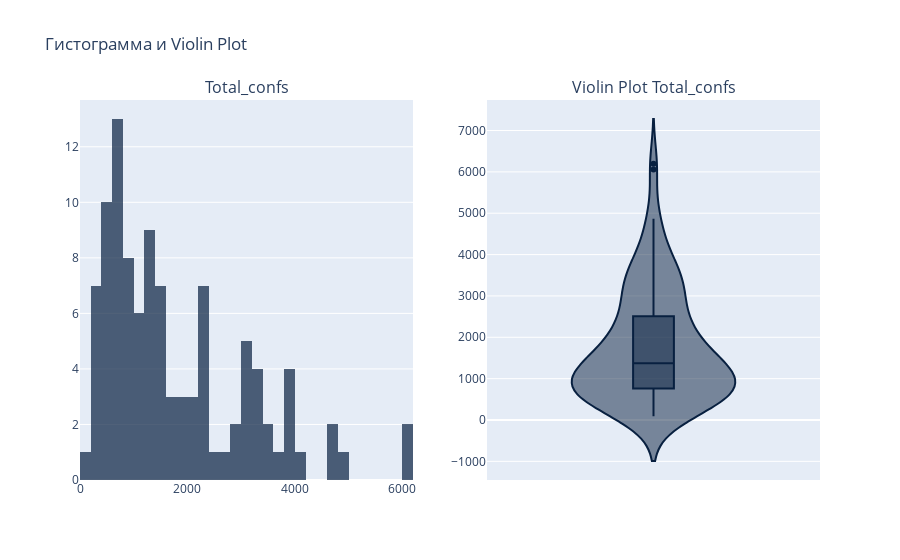

The notebook cell saved with this chart:
### Code cell
fig = make_subplots(rows=1, cols=2, subplot_titles=['Total_confs', 'Violin Plot Total_confs'])

hist_fig = px.histogram(df, x="Total_confs", nbins = 60,
                 color_discrete_sequence = colors,
                 opacity = 0.7)

fig.add_trace(hist_fig['data'][0], row=1, col=1) 

violin_fig = px.violin(df, y="Total_confs", color_discrete_sequence = colors, box = True)  
fig.add_trace(violin_fig['data'][0], row=1, col=2) 

fig.update_layout(showlegend=False, title_text="Гистограмма и Violin Plot") 

fig.show()

### Figure 1 — Plotly figure (JSON) as saved in the notebook; plotly's stock layout.template omitted (floating-point values rounded to 4 significant figures)
{"data": [{"alignmentgroup": "True", "bingroup": "x", "hovertemplate": "Total_confs=%{x}<br>count=%{y}<extra></extra>", "legendgroup": "", "marker": {"color": "#082040", "opacity": 0.7, "pattern": {"shape": ""}}, "name": "", "nbinsx": 60, "offsetgroup": "", "orientation": "v", "showlegend": false, "type": "histogram", "x": [241, 643, 1327, 1386, 485, 4768, 2717, 206, 2265, 792, 1344, 3375, 3608, 3293, 3949, 2812, 3930, 1428, 1856, 425, 936, 833, 261, 500, 718, 1554, 293, 1338, 756, 1182, 2298, 574, 927, 1055, 907, 972, 1990, 881, 2250, 2290, 1449, 1000, 1239, 614, 1082, 858, 1548, 484, 2140, 1385, 3256, 2000, 1060, 93, 1779, 512, 679, 748, 647, 3080, 786, 3186, 778, 403, 1290, 1374, 1343, 2827, 580, 1419, 1099, 3969, 3051, 3455, 781, 4711, 4868, 3880, 2381, 1454, 1577, 3396, 3147, 6055, 458, 1724, 2181, 940, 1646, 1892, 3425, 319, 341, 6194, 212, 510, 2358, 4081, 2548, 3180, 669, 789, 2337], "xaxis": "x", "yaxis": "y"}, {"alignmentgroup": "True", "box": {"visible": true}, "hovertemplate": "Total_confs=%{y}<extra></extra>", "legendgroup": "", "marker": {"color": "#082040"}, "name": "", "offsetgroup": "", "orientation": "v", "scalegroup": "True", "showlegend": false, "type": "violin", "x0": " ", "xaxis": "x2", "y": [241, 643, 1327, 1386, 485, 4768, 2717, 206, 2265, 792, 1344, 3375, 3608, 3293, 3949, 2812, 3930, 1428, 1856, 425, 936, 833, 261, 500, 718, 1554, 293, 1338, 756, 1182, 2298, 574, 927, 1055, 907, 972, 1990, 881, 2250, 2290, 1449, 1000, 1239, 614, 1082, 858, 1548, 484, 2140, 1385, 3256, 2000, 1060, 93, 1779, 512, 679, 748, 647, 3080, 786, 3186, 778, 403, 1290, 1374, 1343, 2827, 580, 1419, 1099, 3969, 3051, 3455, 781, 4711, 4868, 3880, 2381, 1454, 1577, 3396, 3147, 6055, 458, 1724, 2181, 940, 1646, 1892, 3425, 319, 341, 6194, 212, 510, 2358, 4081, 2548, 3180, 669, 789, 2337], "y0": " ", "yaxis": "y2"}], "layout": {"annotations": [{"font": {"size": 16}, "showarrow": false, "text": "Total_confs", "x": 0.225, "xanchor": "center", "xref": "paper", "y": 1, "yanchor": "bottom", "yref": "paper"}, {"font": {"size": 16}, "showarrow": false, "text": "Violin Plot Total_confs", "x": 0.775, "xanchor": "center", "xref": "paper", "y": 1, "yanchor": "bottom", "yref": "paper"}], "showlegend": false, "title": {"text": "Гистограмма и Violin Plot"}, "xaxis": {"anchor": "y", "domain": [0, 0.45]}, "xaxis2": {"anchor": "y2", "domain": [0.55, 1]}, "yaxis": {"anchor": "x", "domain": [0, 1]}, "yaxis2": {"anchor": "x2", "domain": [0, 1]}}}
